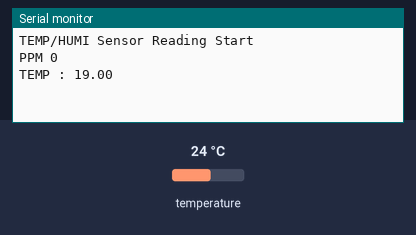
This sketch was run on a simulated Arduino Mega 2560, built with avr-gcc and run on an emulated ATmega2560. On the bench: the last lines printed to the serial monitor. Inputs (shaded band) come from the test bench; at power-on: temperature 24 °C.

Above: at 1.2 s.
1.3 s: temperature set to 12 °C
At 2.7 s:
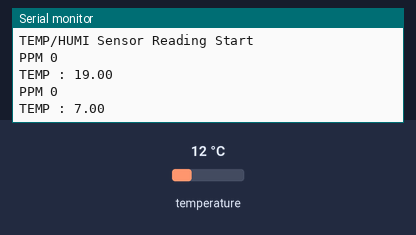
2.8 s: temperature set to 19 °C
At 4.8 s:
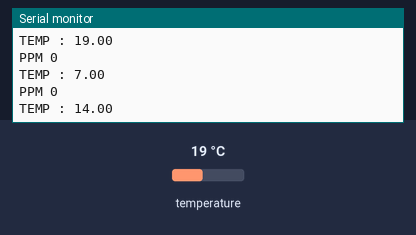
Timing chart, 0 to 6.3 s (numbered marks = the images above; inputs shaded):
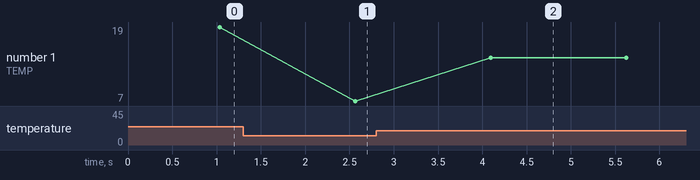

The sketch:

safe_car.ino
```cpp
#include <SHT1x.h> //SH11 센서 관련 라이브러리 선언
#include <Stepper.h>
#include<SoftwareSerial.h>
SoftwareSerial mySerial(A11, A10);


byte cmd[9] = {0xFF, 0x01, 0x86, 0x00, 0x00, 0x00, 0x00, 0x00, 0x79};
byte response[9];
String ppmString = " ";
const int stepsPerRevolution = 900; //윈도우 모터 열리는 각도

int DataPin = 28;   //Data 핀 번호 변수에 정의
int ClockPin = 29; //Clock 핀 번호 변수에 정의

SHT1x sht1x(DataPin, ClockPin); //I2C 핀 설정
float g_fTempC = 0; //온도 관련 변수 선언

// 모터 드라이브에 연결된 핀 IN4, IN2, IN3, IN1
Stepper myStepper(stepsPerRevolution,17,16,15,14);

void setup() {

  myStepper.setSpeed(14);

  Serial.begin(9600);
  Serial1.begin(38400);
  mySerial.begin(9600);
  Serial.println("TEMP/HUMI Sensor Reading Start");
  pinMode(9, INPUT);


}
void loop() {
   mySerial.read();
   mySerial.write(cmd,9);
   mySerial.readBytes(response, 9);
   int i = 0;
   char someChar[9] = "dangerous";
   byte chck = 0;


   g_fTempC = sht1x.readTemperatureC() - 5; //온도 값 Read 후 변수에 저장
  int ppm = (response[2] << 8)|response[3];

  Serial.print("PPM ");
  Serial.println(ppm);
   Serial.print("TEMP : "); //시리얼 모니터에 "TEMP" 메시지 표시
  Serial.println(g_fTempC); //시리얼 모니터에 온도 값 표시 후 개행


  if(g_fTempC>15 && ppm>300){
   myStepper.step(-stepsPerRevolution);
   Serial1.print(someChar);
   Serial.print("S:");
   Serial.print(someChar);
  }

  delay(500);
}
```

Measured:
- after the input at 1.3 s, the serial monitor: prints a new line after 1.3 s (image 1)
- after the input at 2.8 s, the serial monitor: prints a new line after 1.3 s (image 2)
- plotted number 1: 19 → 7 after the input at 1.3 s, 7 → 14 after the input at 2.8 s
